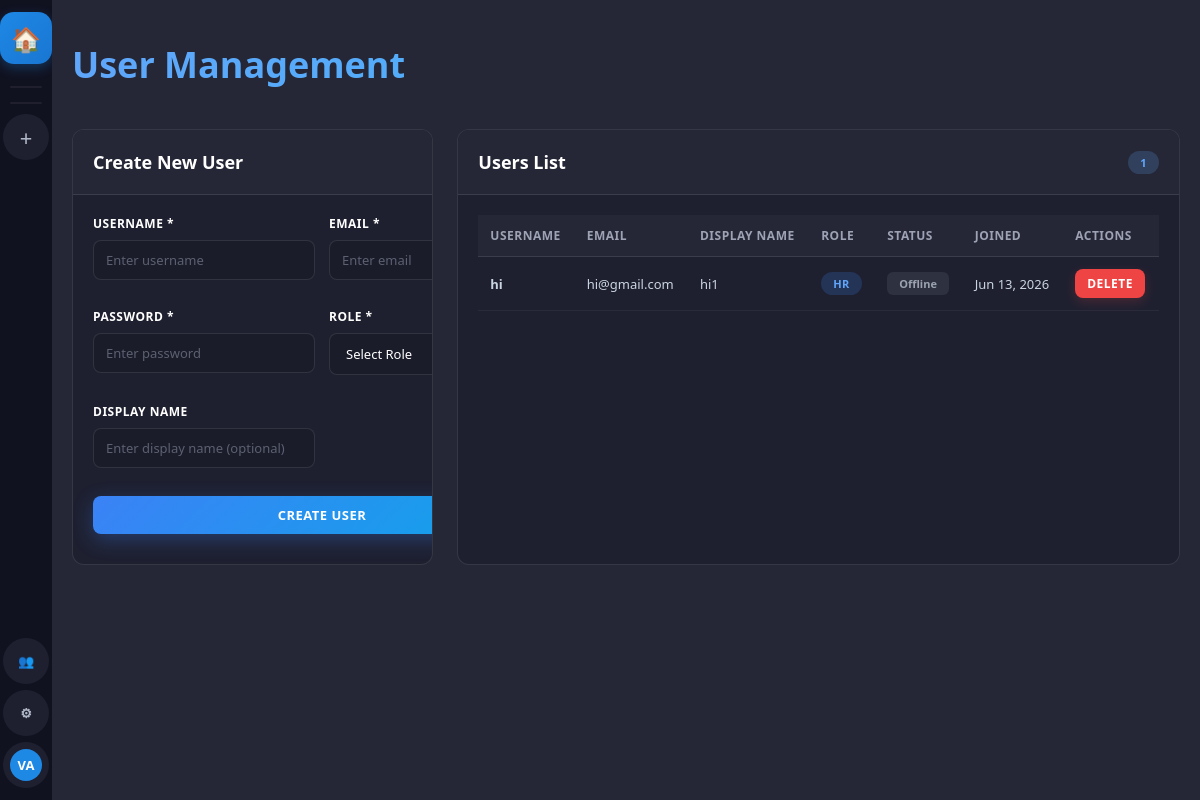
The page /user-management/ (signed in) on the database its author committed.
### accounts/models.py (models this page shows, shortened)
class User(AbstractUser):
    ROLE_CHOICES = [
        ('super_admin', 'Super Admin'),
        ('hr', 'HR'),
        ('employee', 'Employee'),
    ]
    STATUS_CHOICES = [
        ('online', 'Online'),
        ('offline', 'Offline'),
        ('busy', 'Busy'),
        ('away', 'Away'),
    ]
    display_name = models.CharField(max_length=100, blank=True)
    avatar = models.ImageField(upload_to='avatars/', null=True, blank=True)
    is_super_admin = models.BooleanField(default=False)  # Legacy, kept for compatibility
    role = models.CharField(max_length=20, default='employee', choices=ROLE_CHOICES)
    status = models.CharField(max_length=20, default='offline', choices=STATUS_CHOICES)
    bio = models.TextField(blank=True)
    phone = models.CharField(max_length=20, blank=True)
    created_by = models.ForeignKey('self', on_delete=models.SET_NULL, null=True, blank=True, related_name='created_users')
    can_manage_users = models.BooleanField(default=False)  # Control access to user creation
    can_create_projects = models.BooleanField(default=False)  # Control access to project creation
    must_change_password = models.BooleanField(default=False)  # Force password change on first login
    class Meta:
        db_table = 'zc_users'
    def get_display_name(self):
        return self.display_name or self.get_full_name() or self.username
    def get_initials(self):
        name = self.get_display_name()
        parts = name.split()
        if len(parts) >= 2:
            return (parts[0][0] + parts[1][0]).upper()
        return name[:2].upper() if name else 'U'

### accounts/views.py (the view, shortened to what this page needs)
# urls.py: path('user-management/', views.user_management, name='user_management'),
@login_required
def user_management(request):
    if not request.user.is_super_admin:
        messages.error(request, 'Access denied. Superadmin only.')
        return redirect('dashboard')
    users = User.objects.exclude(role='super_admin').order_by('-date_joined')
    hr_users = users.filter(role='hr').count()
    employee_users = users.filter(role='employee').count()
    return render(request, 'accounts/user_management.html', {
        'users': users,
        'total_users': users.count(),
        'hr_count': hr_users,
        'employee_count': employee_users,
    })

### templates/accounts/user_management.html (shortened to what this page needs)
{% extends "base.html" %}
{% block content %}
<div class="user-management-container">
  <div class="page-title-section">
    <h1 class="page-title">User Management</h1>
  </div>
  <div class="content-grid">
    <div class="card">
    <div class="card-header">
      <h2>Create New User</h2>
    </div>
    <div class="card-body">
      <form method="POST" class="form-grid">
        <div class="form-group">
          <label for="username">Username *</label>
          <input type="text" id="username" name="username" required placeholder="Enter username">
        </div>
        <div class="form-group">
          <label for="email">Email *</label>
          <input type="email" id="email" name="email" required placeholder="Enter email">
        </div>
        <div class="form-group">
          <label for="password">Password *</label>
          <input type="password" id="password" name="password" required placeholder="Enter password">
        </div>
        <div class="form-group">
          <label for="role">Role *</label>
          <select id="role" name="role" required>
            <option value="">Select Role</option>
          </select>
        </div>
        <div class="form-group">
          <label for="display_name">Display Name</label>
          <input type="text" id="display_name" name="display_name" placeholder="Enter display name (optional)">
        </div>
        <div class="form-group-full">
          <button type="submit" class="btn btn-primary">Create User</button>
        </div>
      </form>
    </div>
  </div>
  <div class="card">
    <div class="card-header">
      <h2>Users List</h2>
      <span class="badge">{{ total_users }}</span>
    </div>
    <div class="card-body">
      {% if users %}
      <table class="users-table">
        <thead>
          <tr>
            <th>Username</th>
            <th>Email</th>
            <th>Display Name</th>
            <th>Role</th>
            <th>Status</th>
            <th>Joined</th>
            <th>Actions</th>
          </tr>
        </thead>
        <tbody>
          {% for user in users %}
          <tr class="user-row">
            <td>
              <strong>{{ user.username }}</strong>
            </td>
            <td>{{ user.email }}</td>
            <td>{{ user.get_display_name }}</td>
            <td>
              <span class="badge badge-{{ user.role }}">{{ user.role|upper }}</span>
            </td>
            <td>
              <span class="status-badge status-{{ user.status }}">{{ user.get_status_display }}</span>
            </td>
            <td>{{ user.date_joined|date:"M d, Y" }}</td>
            <td>
              <form method="POST" action="{% url 'delete_user' user.id %}" style="display: inline;">
                <button type="button" class="btn btn-danger btn-sm" onclick="showConfirmation('{{ user.username }}', this.closest('form'));">
                  Delete
                </button>
              </form>
            </td>
          </tr>
          {% endfor %}
        </tbody>
      </table>
      {% else %}
      <div class="empty-state">
        <p>No users yet. Create one using the form above.</p>
      </div>
      {% endif %}
    </div>
  </div>
  </div>
</div>
{% endblock %}

### templates/base.html (shortened to what this page needs)
<!DOCTYPE html>
<html lang="en">
<head>
<link rel="stylesheet" href="/static/css/main.css">
</head>
<body>
<div class="app-shell">
  <nav class="sidebar-projects" id="sidebar-projects">
    <a href="/dashboard/" class="sp-btn sp-logo" title="Home" onclick="location.reload(); return true">🏠</a>
    <div class="sp-divider"></div>
    <div class="sp-divider"></div>
    {% if user.role == 'super_admin' or user.role == 'hr' or user.can_create_projects %}
    <a href="/project/create/" class="sp-btn" title="New Project">
      <span style="font-size:22px;font-weight:300">+</span>
    </a>
    {% endif %}
    {% if user.role == 'super_admin' or user.role == 'hr' or user.can_manage_users %}
    <a href="{% url 'user_management_unified' %}" class="sp-btn" title="User Management">
      👥
    </a>
    {% endif %}
    {% if user.is_super_admin or user.is_staff %}
    <a href="/admin-panel/" class="sp-btn" title="Admin Panel">
      ⚙
    </a>
    {% endif %}
    <a href="/profile/" class="sp-btn" title="Profile">
      <div class="avatar avatar-32" style="background:var(--accent)">{{ user.get_initials }}</div>
    </a>
  </nav>
  <main class="main-content" id="main-content">
    {% block content %}{% endblock %}
  </main>
</div>
</body>
</html>

### static/css/main.css (style rules this page uses)
:root { --bg-base: #1a1c2a; --bg-sidebar-l: #111220; --bg-sidebar-r: #1e2030; --bg-content: #252736; --bg-input: #1a1c2a; --bg-hover: #2d3052; --bg-active: #313460; --bg-msg-hover: rgba(0,0,0,0.15); --accent: #1e88e5; --accent-h: #1565c0; --accent-light: rgba(30,136,229,0.18); --danger: #f23f43; --success: #23a55a; --warn: #f0b232; --text-1: #ffffff; --text-2: #b0b8c7; --text-3: #6b7684; --border: rgba(255,255,255,0.06); --shadow: 0 8px 32px rgba(0,0,0,0.45); }
* { box-sizing: border-box; margin: 0; padding: 0; }
body { font-family: 'Segoe UI', system-ui, -apple-system, sans-serif; background: var(--bg-base); color: var(--text-1); height: 100vh; overflow: hidden; font-size: 14px; }
a { color: var(--accent); text-decoration: none; }
.app-shell { display: flex; height: 100vh; overflow: hidden; }
.sidebar-projects { width: var(--sidebar-l-w); min-width: var(--sidebar-l-w); background: var(--bg-sidebar-l); display: flex; flex-direction: column; align-items: center; padding: 12px 0; gap: 6px; overflow-y: auto; overflow-x: hidden; z-index: 10; }
.sidebar-projects .sp-logo { width: 52px; height: 52px; background: linear-gradient(135deg, var(--accent), #1976d2); border-radius: 14px; display: flex; align-items: center; justify-content: center; font-size: 24px; font-weight: 900; color: #fff; margin-bottom: 12px; cursor: pointer; transition: all .25s cubic-bezier(0.4, 0, 0.2, 1); box-shadow: 0 4px 12px rgba(30,136,229,0.3); position: relative; }
.sidebar-projects .sp-logo::after { content: 'HOME'; position: absolute; bottom: -28px; left: 50%; transform: translateX(-50%); background: #000; color: #fff; padding: 4px 8px; border-radius: 4px; font-size: 10px; font-weight: 600; white-space: nowrap; opacity: 0; pointer-events: none; transition: opacity .2s; }
.sp-divider { width: 32px; height: 2px; background: var(--border); margin: 4px 0; border-radius: 1px; }
.sp-btn { width: 46px; height: 46px; background: var(--bg-sidebar-r); border-radius: 50%; display: flex; align-items: center; justify-content: center; cursor: pointer; color: var(--text-2); font-size: 13px; font-weight: 700; transition: all .2s; position: relative; overflow: hidden; border: none; text-decoration: none; }
.main-content { flex: 1; display: flex; flex-direction: column; overflow: hidden; background: var(--bg-content); }
.avatar { border-radius: 50%; background: var(--accent); display: flex; align-items: center; justify-content: center; font-weight: 700; color: #fff; flex-shrink: 0; overflow: hidden; }
.avatar-32 { width: 32px; height: 32px; font-size: 13px; }
.btn { display: inline-flex; align-items: center; gap: 6px; padding: 10px 18px; border-radius: 10px; border: none; cursor: pointer; font-size: 13px; font-weight: 600; transition: all .2s cubic-bezier(0.4, 0, 0.2, 1); font-family: inherit; position: relative; overflow: hidden; }
.btn::before { content: ''; position: absolute; inset: 0; background: rgba(255,255,255,0.1); opacity: 0; transition: opacity .2s; }
.btn-primary { background: linear-gradient(135deg, var(--accent), #1976d2); color: #fff; box-shadow: 0 4px 12px rgba(30,136,229,0.3); }
.btn-danger { background: linear-gradient(135deg, var(--danger), #e63946); color: #fff; }
.btn-sm { padding: 7px 14px; font-size: 12px; border-radius: 8px; }
.form-group { margin-bottom: 16px; }
.badge { padding: 2px 7px; border-radius: 20px; font-size: 11px; font-weight: 600; }

### rows shown on the page
User: get_initials "VA"
User: username "hi", email "hi@gmail.com", get_display_name "hi1", role "HR", status "Offline", date_joined "Jun 13, 2026"

### other values the page prints
{{ total_users }} "1"
